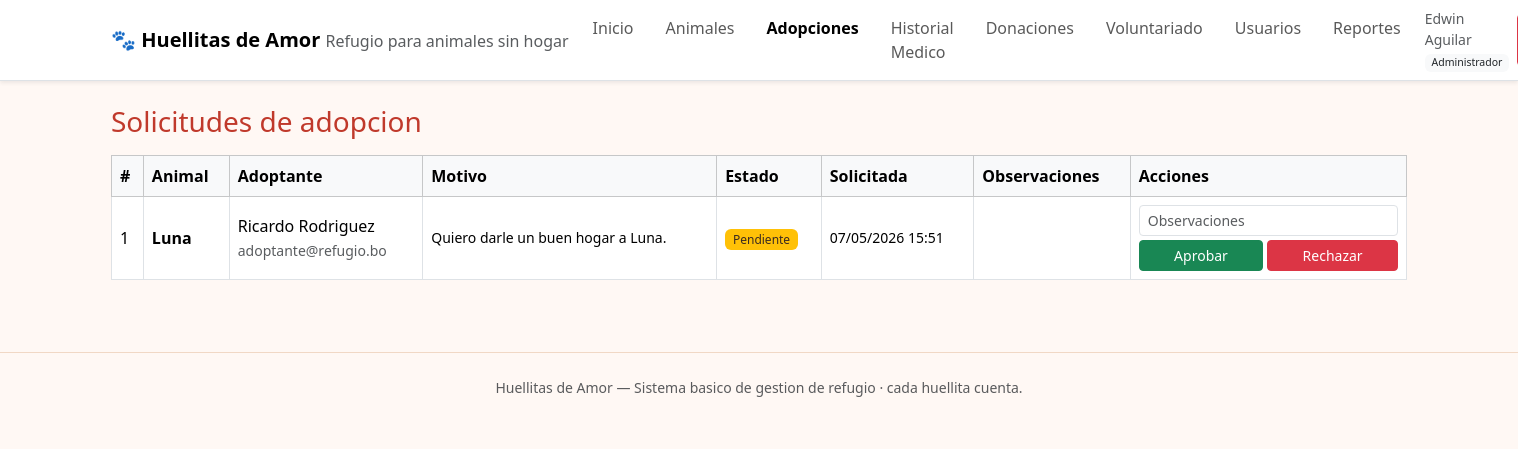
Page /adopciones.php (signed in) on the committed database.
### tables this page shows
CREATE TABLE `adopciones` (
  `id` INT AUTO_INCREMENT PRIMARY KEY,
  `animal_id` INT NOT NULL,
  `adoptante_id` INT NOT NULL,
  `motivo` TEXT,
  `documentos` VARCHAR(500) DEFAULT NULL,
  `estado` ENUM('pendiente','aprobada','rechazada','completada') NOT NULL DEFAULT 'pendiente',
  `observaciones` TEXT,
  `fecha_solicitud` DATETIME NOT NULL DEFAULT CURRENT_TIMESTAMP,
  `fecha_resolucion` DATETIME DEFAULT NULL,
  CONSTRAINT `fk_adop_animal` FOREIGN KEY (`animal_id`)    REFERENCES `animales`(`id`) ON DELETE CASCADE,
  CONSTRAINT `fk_adop_user`   FOREIGN KEY (`adoptante_id`) REFERENCES `usuarios`(`id`) ON DELETE CASCADE
);

CREATE TABLE `animales` (
  `id` INT AUTO_INCREMENT PRIMARY KEY,
  `nombre` VARCHAR(80) NOT NULL,
  `especie` VARCHAR(40) NOT NULL,
  `raza` VARCHAR(80) DEFAULT NULL,
  `edad` INT DEFAULT 0,
  `sexo` ENUM('macho','hembra') DEFAULT NULL,
  `descripcion` TEXT,
  `estado` ENUM('disponible','adoptado','en_tratamiento','no_disponible') NOT NULL DEFAULT 'disponible',
  `fecha_ingreso` DATE DEFAULT NULL,
  `creado_en` DATETIME NOT NULL DEFAULT CURRENT_TIMESTAMP
);

CREATE TABLE `usuarios` (
  `id` INT AUTO_INCREMENT PRIMARY KEY,
  `nombre` VARCHAR(100) NOT NULL,
  `email` VARCHAR(150) UNIQUE NOT NULL,
  `password` VARCHAR(255) NOT NULL,
  `rol` ENUM('admin','veterinario','adoptante','donante','voluntario') NOT NULL,
  `telefono` VARCHAR(20) DEFAULT NULL,
  `direccion` VARCHAR(200) DEFAULT NULL,
  `activo` TINYINT(1) NOT NULL DEFAULT 1,
  `creado_en` DATETIME NOT NULL DEFAULT CURRENT_TIMESTAMP
);

### includes/db.php (called while the page is built)
<?php
require_once __DIR__ . '/config.php';
function db(): PDO {
    static $pdo = null;
    if ($pdo === null) {
        global $DB_HOST, $DB_PORT, $DB_NAME, $DB_USER, $DB_PASS;
        $dsn = "mysql:host={$DB_HOST};port={$DB_PORT};dbname={$DB_NAME};charset=utf8mb4";
        try {
            $pdo = new PDO($dsn, $DB_USER, $DB_PASS, [
                PDO::ATTR_ERRMODE => PDO::ERRMODE_EXCEPTION,
                PDO::ATTR_DEFAULT_FETCH_MODE => PDO::FETCH_ASSOC,
                PDO::ATTR_EMULATE_PREPARES => false,
            ]);
        } catch (PDOException $e) {
            http_response_code(500);
            die(
                "No se pudo conectar a la base de datos: "
                . htmlspecialchars($e->getMessage())
                . "<br><br>Sugerencia: importa el archivo <code>db.sql</code> desde phpMyAdmin"
                . " (crea la base <code>refujio_de_animales</code>) y verifica las credenciales en"
                . " <code>includes/config.php</code>."
            );
        }
    }
    return $pdo;
}

### adopciones.php (the view, shortened to what this page needs)
<?php
require_once __DIR__ . '/includes/auth.php';
require_once __DIR__ . '/includes/db.php';
$u = current_user();
$r = $u['rol'];
if ($r === 'admin') {
    $rows = db()->query("SELECT a.*, an.nombre AS animal_nombre, u.nombre AS adoptante_nombre, u.email AS adoptante_email
        FROM adopciones a
        JOIN animales an ON an.id = a.animal_id
        JOIN usuarios u ON u.id = a.adoptante_id
        ORDER BY a.fecha_solicitud DESC")->fetchAll();
}
include __DIR__ . '/includes/header.php';
?>
<h3 class="text-primary mb-3"><?= $r==='admin' ? 'Solicitudes de adopcion' : 'Mis solicitudes de adopcion' ?></h3>
<?php if (empty($rows)): ?>
  <p class="text-muted">No hay solicitudes <?= $r==='admin' ? 'registradas' : 'tuyas todavia' ?>. <a href="<?= e($BASE_URL) ?>/animales.php">Ver animales disponibles</a>.</p>
<?php else: ?>
<div class="table-responsive">
<table class="table table-bordered align-middle bg-white">
  <thead class="table-light">
    <tr>
      <th>#</th><th>Animal</th>
      <?php if ($r === 'admin'): ?><th>Adoptante</th><?php endif; ?>
      <th>Motivo</th><th>Estado</th><th>Solicitada</th><th>Observaciones</th>
      <?php if ($r === 'admin'): ?><th>Acciones</th><?php endif; ?>
    </tr>
  </thead>
  <tbody>
  <?php foreach ($rows as $a): ?>
    <tr>
      <td><?= (int)$a['id'] ?></td>
      <td><strong><?= e($a['animal_nombre']) ?></strong></td>
      <?php if ($r === 'admin'): ?>
        <td><?= e($a['adoptante_nombre']) ?><br><small class="text-muted"><?= e($a['adoptante_email']) ?></small></td>
      <?php endif; ?>
      <td class="small"><?= e($a['motivo']) ?><?php if ($a['documentos']): ?><br><small class="text-muted">Docs: <?= e($a['documentos']) ?></small><?php endif; ?></td>
      <td><?= estado_adopcion_badge($a['estado']) ?></td>
      <td class="small"><?= e(date('d/m/Y H:i', strtotime($a['fecha_solicitud']))) ?></td>
      <td class="small"><?= e($a['observaciones'] ?? '') ?></td>
      <?php if ($r === 'admin'): ?>
        <td>
          <?php if ($a['estado'] === 'pendiente'): ?>
            <form method="post" class="d-flex flex-column gap-1" onsubmit="return confirm('¿Confirmar?');">
              <input type="text" class="form-control form-control-sm" name="observaciones" placeholder="Observaciones">
              <div class="d-flex gap-1">
                <button class="btn btn-sm btn-success flex-fill" name="estado" value="aprobada">Aprobar</button>
                <button class="btn btn-sm btn-danger flex-fill" name="estado" value="rechazada">Rechazar</button>
              </div>
            </form>
          <?php else: ?>
            <small class="text-muted">resuelta <?= $a['fecha_resolucion'] ? date('d/m/Y', strtotime($a['fecha_resolucion'])) : '' ?></small>
          <?php endif; ?>
        </td>
      <?php endif; ?>
    </tr>
  <?php endforeach; ?>
  </tbody>
</table>
</div>
<?php endif; ?>
<?php include __DIR__ . '/includes/footer.php'; ?>

### includes/auth.php (shortened to what this page needs)
<?php
function e(?string $s): string {
    return htmlspecialchars((string)$s, ENT_QUOTES, 'UTF-8');
}
function estado_adopcion_badge(string $estado): string {
    $cls = [
        'pendiente' => 'warning',
        'aprobada' => 'success',
        'rechazada' => 'danger',
        'completada' => 'primary',
    ][$estado] ?? 'light';
    return "<span class='badge bg-{$cls}'>" . e(ucfirst($estado)) . "</span>";
}

### assets/style.css (style rules this page uses)
body { background: #fff8f4; color: #3a2a22; }
.text-primary { color:#c0392b !important; }
table th { white-space: nowrap; }
.badge { font-weight: 500; }
.badge.bg-warning { color:#3a2a22; }

### rows in the picture
adopciones: id "1", animal.nombre "Luna", adoptante.nombre "Ricardo Rodriguez", adoptante.email "adoptante@refugio.bo", motivo "Quiero darle un buen hogar a Luna.", estado "Pendiente", fecha_solicitud "07/05/2026 15:51"

### other values in the picture
$APP_NAME "Huellitas de Amor"
$APP_LEMA "Refugio para animales sin hogar"
$lk[0] "Inicio"
$lk[0] "Animales"
$lk[0] "Adopciones"
$lk[0] "Historial Medico"
$lk[0] "Donaciones"
$lk[0] "Voluntariado"
$lk[0] "Usuarios"
$lk[0] "Reportes"
$u['nombre'] "Edwin Aguilar"
rol_label($r) "Administrador"
